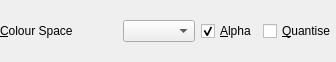
<?xml version="1.0" encoding="UTF-8"?>
<ui version="4.0">
 <class>GfxPaint::ColourSlidersWidget</class>
 <widget class="QWidget" name="GfxPaint::ColourSlidersWidget">
  <property name="geometry">
   <rect>
    <x>0</x>
    <y>0</y>
    <width>336</width>
    <height>62</height>
   </rect>
  </property>
  <property name="windowTitle">
   <string>Form</string>
  </property>
  <layout class="QGridLayout" name="gridLayout" columnstretch="1,0,0,0,0">
   <property name="leftMargin">
    <number>0</number>
   </property>
   <property name="topMargin">
    <number>0</number>
   </property>
   <property name="rightMargin">
    <number>0</number>
   </property>
   <property name="bottomMargin">
    <number>0</number>
   </property>
   <item row="0" column="0">
    <widget class="QLabel" name="colourSpaceLabel">
     <property name="text">
      <string>&amp;Colour Space</string>
     </property>
     <property name="buddy">
      <cstring>colourSpaceComboBox</cstring>
     </property>
    </widget>
   </item>
   <item row="0" column="1" colspan="2">
    <widget class="QComboBox" name="colourSpaceComboBox"/>
   </item>
   <item row="0" column="3">
    <widget class="QCheckBox" name="alphaCheckBox">
     <property name="text">
      <string>&amp;Alpha</string>
     </property>
     <property name="checked">
      <bool>true</bool>
     </property>
    </widget>
   </item>
   <item row="0" column="4">
    <widget class="QCheckBox" name="quantiseCheckBox">
     <property name="text">
      <string>&amp;Quantise</string>
     </property>
    </widget>
   </item>
   <item row="1" column="0" colspan="5">
    <layout class="QVBoxLayout" name="colourSliderLayout"/>
   </item>
  </layout>
 </widget>
 <resources/>
 <connections/>
</ui>
